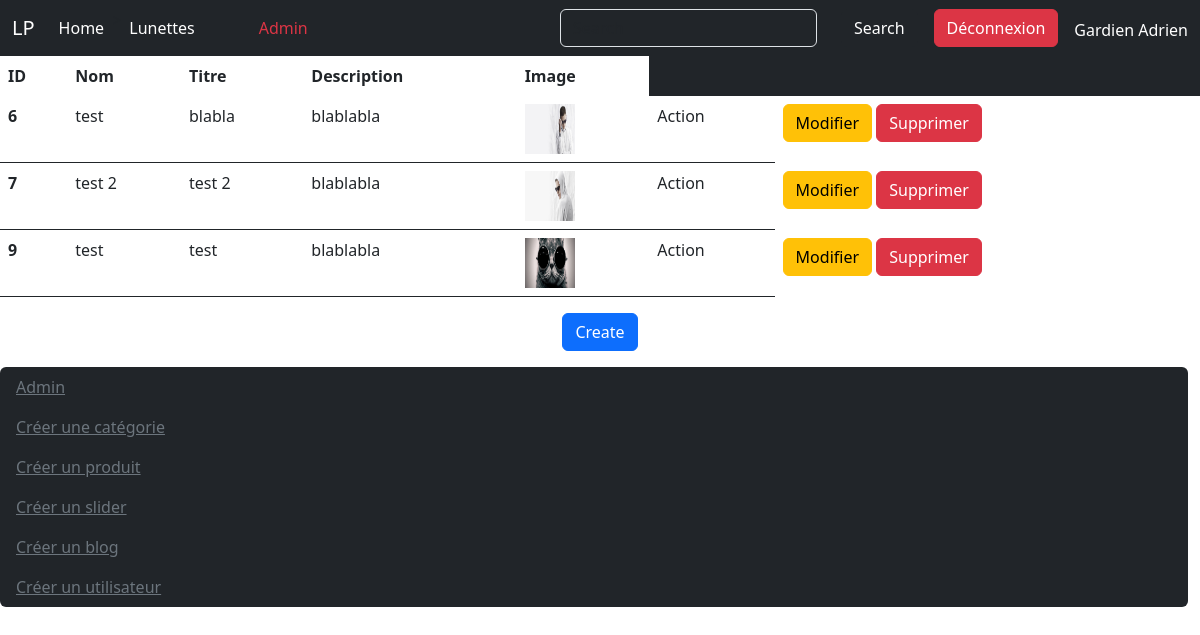
/ECOMMERCE/admin/slider/index.php (signed in), run on the app's committed database.
### tables this page shows
CREATE TABLE `categorie` (
  `id_categorie` int(11) NOT NULL,
  `nom` varchar(255) NOT NULL
);

CREATE TABLE `slider` (
  `id_slider` int(11) NOT NULL,
  `nom` varchar(255) NOT NULL,
  `titre` varchar(255) NOT NULL,
  `description` varchar(255) NOT NULL,
  `image` varchar(255) NOT NULL
);

### ECOMMERCE/admin/slider/index.php (the view, shortened to what this page needs)
<?php
require_once('../../includes/header.php');
$requete = $pdo->query('SELECT * FROM slider');
$sliders = $requete->fetchAll(PDO::FETCH_ASSOC);
?>
<?php if (count($sliders) > 0) { ?>
<table class="table bg-dark text-white border border-0">
    <thead>
        <tr>
            <th scope="col" class="border border-0">ID</th>
            <th scope="col" class="border border-0">Nom</th>
            <th scope="col" class="border border-0">Titre</th>
            <th scope="col" class="border border-0">Description</th>
            <th scope="col" class="border border-0">Image</th>
        </tr>
    </thead>
    <tbody>
        <?php foreach ($sliders as $slider) { ?>
            <tr>
                <th scope="row"><?php echo $slider['id_slider'] ?></th>
                <td>
                    <?php echo $slider['nom'] ?>
                </td>
                <td>
                    <?php echo $slider['titre'] ?>
                </td>
                <td><?php echo $slider['description'] ?></td>
                <td><img width="50" height="50" src="../../uploads/<?php echo $slider['image'];?>"></td>
                <td>Action</td>
                <td class="border border-0">
                    <a href="modify.php?id_slider=<?php echo $slider['id_slider']; ?>"
                        class="btn btn-warning ">Modifier</a>
                    <a href="delete.php?id_slider=<?php echo $slider['id_slider']; ?>"
                        class="btn btn-danger">Supprimer</a>
                </td>
            </tr>
        <?php } ?>
    </tbody>
</table>
<?php } else {
    echo "<p class='text-center text-danger fs-2 text'> il n'y a pas de slider actuellement </p>";
}?>
<p class="text-center "><a href="create.php" class="btn btn-primary ">Create</a></p>
<?php
require_once('../../includes/footer.php');
?>

### ECOMMERCE/includes/header.php (shortened to what this page needs)
<?php
require_once $_SERVER['DOCUMENT_ROOT'] . '/php/e_commerce/ECOMMERCE/config/pdo.php';
$requete = $pdo->query('SELECT * FROM categorie');
$categories = $requete->fetchAll(PDO::FETCH_ASSOC);
?>
<!DOCTYPE html>
<html lang="en">
<head>
    <link href="https://cdn.jsdelivr.net/npm/bootstrap@5.3.0-alpha1/dist/css/bootstrap.min.css" rel="stylesheet"
>
</head>
<body>
    <div id='nav' class='bg-secondary'  method="get">
        <nav class="navbar navbar-expand-lg bg-dark">
            <div class="container-fluid">
                <a class="navbar-brand text-white" href="http://localhost/php/e_commerce/ECOMMERCE/">LP</a>
                <div class="collapse navbar-collapse" id="navbarSupportedContent">
                    <ul class="navbar-nav me-auto mb-2 mb-lg-0">
                        <li class="nav-item">
                            <a class="nav-link active text-white" aria-current="page"
                                href="http://localhost/php/e_commerce/ECOMMERCE/">Home</a>
                        </li>
                        <?php foreach ($categories as $categorie) { ?> >
                            <li class="nav-item">
                                <a class="nav-link text-white"
                                    href="categories.php?id_categorie=<?php echo $categorie['id_categorie']; ?>">
                                    <?php echo $categorie['nom'] ?>
                                </a>
                            </li>
                        <?php } ?>
                        <li class="nav-item mx-5 ">
                            <a class="nav-link text-danger"
                                href="/php/e_commerce/ECOMMERCE/admin/index.php">Admin</a>
                        </li>
                    </ul>
                    <form class="d-flex" role="search"  method="get" action="http://localhost/php/e_commerce/ECOMMERCE/search.php">
                        <input class="form-control me-2 bg-dark text-white mx-2" type="search" placeholder="Search" name="search"
                            aria-label="Search">
                        <button class="btn btn btn-dark mx-3" type="submit">Search</button>
                    </form>
                    <?php if (isset($_SESSION['user_id'])) { ?> <a href="http://localhost/php/e_commerce/ECOMMERCE/admin/user/logout.php" class="text-white btn btn-danger me-3">   Déconnexion</a><p class="mt-2 my-1 text-white"><?php echo '   '.$_SESSION['nom'],' ', $_SESSION['prenom']?></p>
                        <?php } else { ?> <a href="http://localhost/php/e_commerce/ECOMMERCE/admin/index.php" class="text-white btn btn-success">Connexion</a>
                            <?php } ?>
                </div>
            </div>
        </nav>
    </div>

### data on the page
categorie: nom "Lunettes"
slider: id_slider "6", nom "test", titre "blabla", description "blablabla", image (picture)
slider: id_slider "7", nom "test 2", titre "test 2", description "blablabla", image (picture)
slider: id_slider "9", nom "test", titre "test", description "blablabla", image (picture)

### other printed values
$_SESSION['nom'] "Gardien"
$_SESSION['prenom'] "Adrien"
